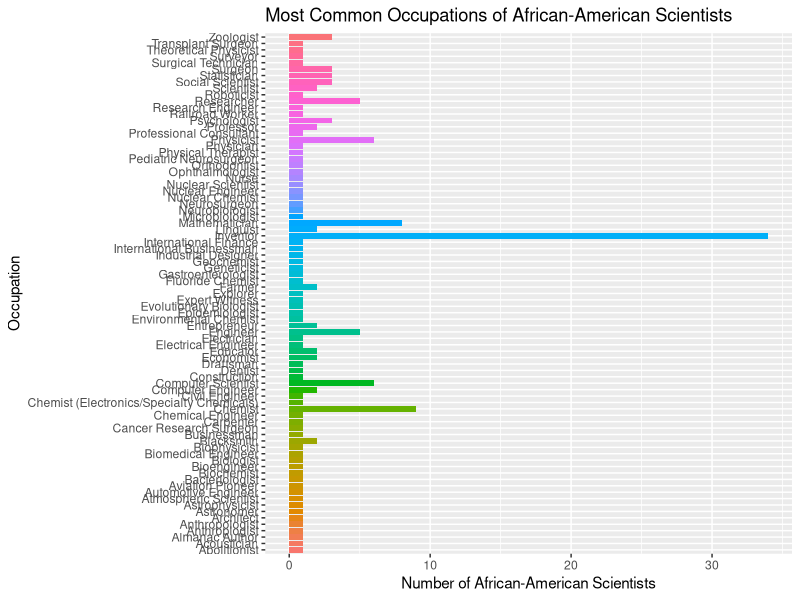

The R source for this figure:
library(tidyverse)
library(ggplot2)

scientists <- read_csv("./science_comp.csv")

occupations <- 
  # replaces super-long unseparated occupation title
  str_replace(scientists$occupation_s,"ZoologistexplorerAnthropologist", "Zoologist; Explorer; Anthroplogist") %>%
  # Separate occupations
  str_split(";") %>% 
  unlist() %>%
  # make occupations Title Case
  str_to_title() %>%
  # remove spaces near beginning
  str_remove("^\\s") %>%
  # categorize all "____ Researcher" in same category
  str_replace(".* Researcher", "Researcher") %>% 
  # removes additional text
  str_remove(fixed("[Citation Needed]")) %>%
  str_remove("Woods Hole Marine Biology Institute ") %>%
  # removes "And "
  str_remove("\\bAnd\\b\\s+")
  
# Tibble of most common occupations in descending order
most_common <- tibble(
  occupation = occupations) %>%
  group_by(occupation) %>% 
  summarise(n = n()) %>% 
  distinct() %>% 
  arrange(desc(n))

# ggplot
p <- ggplot(tibble(
  occupation = occupations))

# bar graph
p + 
  geom_bar(aes(x=occupation, fill = occupation), show.legend = F) +
  coord_flip() +
  ggtitle("Most Common Occupations of African-American Scientists") +
  xlab("Occupation") + ylab("Number of African-American Scientists")